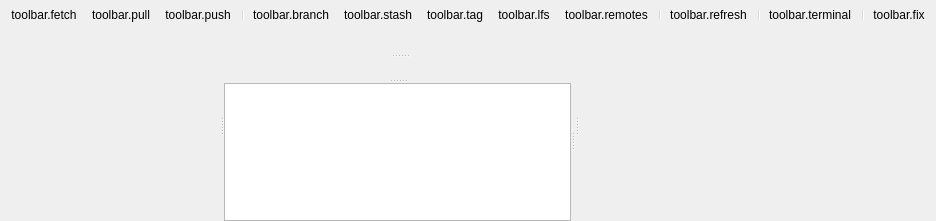
<?xml version="1.0" encoding="UTF-8"?>
<ui version="4.0">
 <class>RepoTab</class>
 <widget class="QWidget" name="RepoTab">
  <layout class="QVBoxLayout" name="rootLayout">
   <property name="spacing">
    <number>0</number>
   </property>
   <property name="leftMargin">
    <number>0</number>
   </property>
   <property name="topMargin">
    <number>0</number>
   </property>
   <property name="rightMargin">
    <number>0</number>
   </property>
   <property name="bottomMargin">
    <number>0</number>
   </property>
   <item>
    <widget class="QToolBar" name="toolBar">
     <property name="movable">
      <bool>false</bool>
     </property>
     <property name="iconSize">
      <size>
       <width>16</width>
       <height>16</height>
      </size>
     </property>
     <property name="toolButtonStyle">
      <enum>Qt::ToolButtonStyle::ToolButtonTextBesideIcon</enum>
     </property>
     <addaction name="actionFetch"/>
     <addaction name="actionPull"/>
     <addaction name="actionPush"/>
     <addaction name="separator"/>
     <addaction name="actionBranch"/>
     <addaction name="actionStash"/>
     <addaction name="actionTag"/>
     <addaction name="actionLfs"/>
     <addaction name="actionRemotes"/>
     <addaction name="separator"/>
     <addaction name="actionRefresh"/>
     <addaction name="separator"/>
     <addaction name="actionTerminal"/>
     <addaction name="separator"/>
     <addaction name="actionFix"/>
    </widget>
   </item>
   <item>
    <widget class="QSplitter" name="mainSplitter">
     <property name="orientation">
      <enum>Qt::Orientation::Horizontal</enum>
     </property>
     <widget class="QWidget" name="branchPanelSlot" native="true">
      <property name="minimumSize">
       <size>
        <width>160</width>
        <height>0</height>
       </size>
      </property>
      <property name="maximumSize">
       <size>
        <width>280</width>
        <height>16777215</height>
       </size>
      </property>
      <property name="toolTip">
       <string notr="true">BranchPanel is created in code (needs the repository)</string>
      </property>
     </widget>
     <widget class="QWidget" name="centerWidget" native="true">
      <layout class="QVBoxLayout" name="centerLayout">
       <property name="spacing">
        <number>0</number>
       </property>
       <property name="leftMargin">
        <number>0</number>
       </property>
       <property name="topMargin">
        <number>0</number>
       </property>
       <property name="rightMargin">
        <number>0</number>
       </property>
       <property name="bottomMargin">
        <number>0</number>
       </property>
       <item>
        <widget class="QSplitter" name="rightSplitter">
         <property name="orientation">
          <enum>Qt::Orientation::Vertical</enum>
         </property>
         <widget class="QWidget" name="commitListSlot" native="true">
          <property name="toolTip">
           <string notr="true">CommitListView is created in code (needs the repository)</string>
          </property>
         </widget>
         <widget class="QSplitter" name="bottomSplitter">
          <property name="orientation">
           <enum>Qt::Orientation::Horizontal</enum>
          </property>
          <widget class="QSplitter" name="infoSplitter">
           <property name="orientation">
            <enum>Qt::Orientation::Vertical</enum>
           </property>
           <widget class="QWidget" name="commitInfoSlot" native="true">
            <property name="toolTip">
             <string notr="true">CommitInfoPanel is created in code</string>
            </property>
           </widget>
           <widget class="QListWidget" name="commitFilesList">
            <property name="contextMenuPolicy">
             <enum>Qt::ContextMenuPolicy::CustomContextMenu</enum>
            </property>
            <property name="selectionMode">
             <enum>QAbstractItemView::SelectionMode::ExtendedSelection</enum>
            </property>
           </widget>
          </widget>
          <widget class="QWidget" name="diffPane" native="true">
           <layout class="QVBoxLayout" name="diffLayout" stretch="0,1">
            <property name="spacing">
             <number>0</number>
            </property>
            <property name="leftMargin">
             <number>0</number>
            </property>
            <property name="topMargin">
             <number>0</number>
            </property>
            <property name="rightMargin">
             <number>0</number>
            </property>
            <property name="bottomMargin">
             <number>0</number>
            </property>
            <item>
             <widget class="QWidget" name="largeFileBannerSlot" native="true">
              <property name="toolTip">
               <string notr="true">LargeFileBanner is created in code</string>
              </property>
             </widget>
            </item>
            <item>
             <widget class="QWidget" name="diffViewerSlot" native="true">
              <property name="toolTip">
               <string notr="true">DiffViewer is created in code</string>
              </property>
             </widget>
            </item>
           </layout>
          </widget>
         </widget>
        </widget>
       </item>
      </layout>
     </widget>
     <widget class="QWidget" name="workingCopySlot" native="true">
      <property name="minimumSize">
       <size>
        <width>260</width>
        <height>0</height>
       </size>
      </property>
      <property name="toolTip">
       <string notr="true">WorkingCopyWidget is created in code (needs the repository)</string>
      </property>
     </widget>
    </widget>
   </item>
  </layout>
  <action name="actionFetch">
   <property name="text">
    <string notr="true">toolbar.fetch</string>
   </property>
  </action>
  <action name="actionPull">
   <property name="text">
    <string notr="true">toolbar.pull</string>
   </property>
  </action>
  <action name="actionPush">
   <property name="text">
    <string notr="true">toolbar.push</string>
   </property>
  </action>
  <action name="actionBranch">
   <property name="text">
    <string notr="true">toolbar.branch</string>
   </property>
  </action>
  <action name="actionCreateBranch">
   <property name="text">
    <string notr="true">toolbar.branch.create</string>
   </property>
  </action>
  <action name="actionMerge">
   <property name="text">
    <string notr="true">toolbar.branch.merge</string>
   </property>
  </action>
  <action name="actionRebase">
   <property name="text">
    <string notr="true">toolbar.branch.rebase</string>
   </property>
  </action>
  <action name="actionCoauthorHistory">
   <property name="text">
    <string notr="true">toolbar.branch.coauthor_history</string>
   </property>
  </action>
  <action name="actionStash">
   <property name="text">
    <string notr="true">toolbar.stash</string>
   </property>
  </action>
  <action name="actionTag">
   <property name="text">
    <string notr="true">toolbar.tag</string>
   </property>
  </action>
  <action name="actionLfs">
   <property name="text">
    <string notr="true">toolbar.lfs</string>
   </property>
  </action>
  <action name="actionRemotes">
   <property name="text">
    <string notr="true">toolbar.remotes</string>
   </property>
  </action>
  <action name="actionRefresh">
   <property name="text">
    <string notr="true">toolbar.refresh</string>
   </property>
  </action>
  <action name="actionTerminal">
   <property name="text">
    <string notr="true">toolbar.terminal</string>
   </property>
   <property name="toolTip">
    <string notr="true">toolbar.terminal.tooltip</string>
   </property>
  </action>
  <action name="actionFix">
   <property name="text">
    <string notr="true">toolbar.fix</string>
   </property>
   <property name="toolTip">
    <string notr="true">toolbar.fix.tooltip</string>
   </property>
  </action>
 </widget>
 <resources/>
 <connections/>
</ui>
